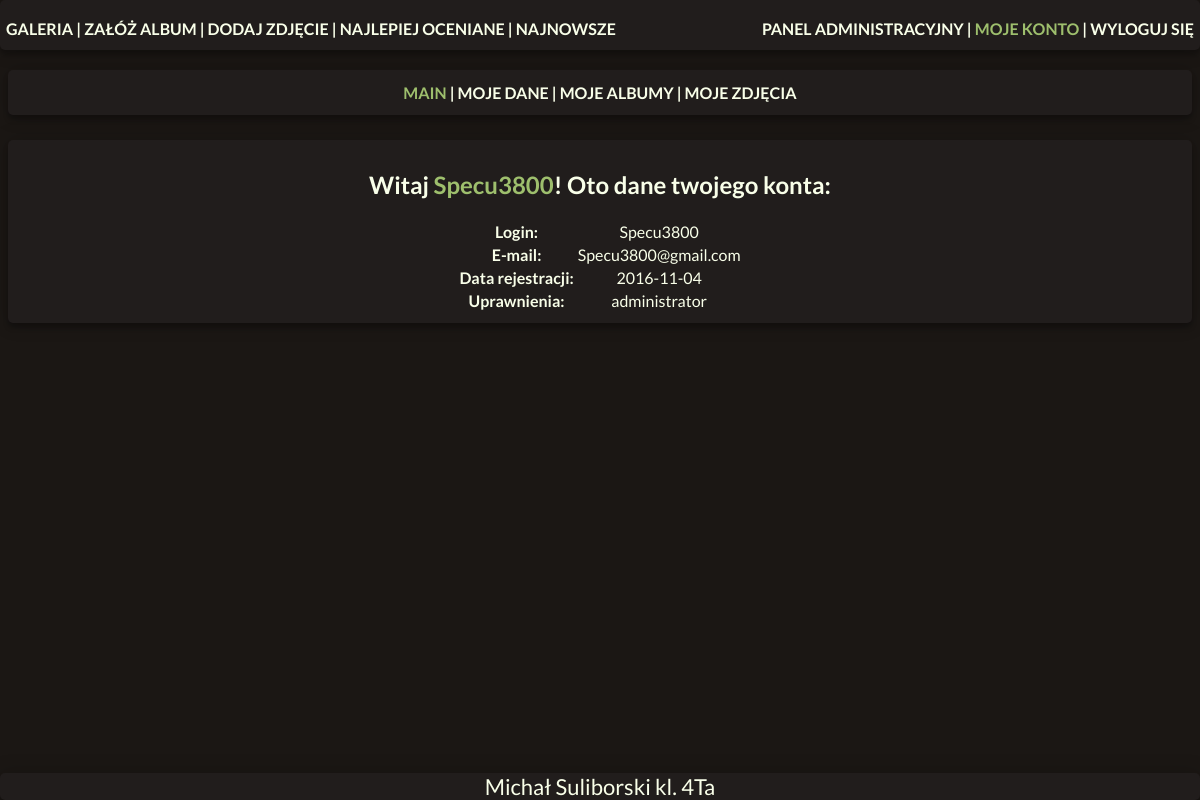
/index.php?page=konto (signed in), run on the app's committed database.
### tables this page shows
CREATE TABLE `uzytkownicy` (
  `id` int(11) NOT NULL,
  `login` varchar(20) NOT NULL,
  `haslo` varchar(32) NOT NULL,
  `email` varchar(128) NOT NULL,
  `zarejestrowany` date NOT NULL,
  `uprawnienia` enum('uzytkownik','moderator','administrator','') NOT NULL,
  `aktywny` tinyint(1) NOT NULL
);

### konto-main.php (the view, shortened to what this page needs)
<article>
	<div style="width: 800px; text-align: center; margin: auto;">
		<?php
			$searchForLoggedUserData = @mysqli_query($connection, "SELECT * FROM uzytkownicy WHERE login LIKE '".@$_SESSION['LOGGEDlogin']."' AND haslo LIKE '".@$_SESSION['LOGGEDpassword']."'");
			$userDataRow = mysqli_fetch_assoc($searchForLoggedUserData);
			echo "<h2> Witaj <a style='color: #9EBF6D; font-size: 24px'>" . $userDataRow['login'] . "</a>! Oto dane twojego konta:</h2>";
			echo "<table style='margin: 0 auto;'>";
			echo "<tr><th>Login: </th>				<th style='font-weight: normal;'>" . $userDataRow['login'] . "</th></tr>";
			echo "<tr><th>E-mail: </th>				<th style='font-weight: normal;'>" . $userDataRow['email'] . "</th></tr>";
			echo "<tr><th>Data rejestracji:</th>	<th style='font-weight: normal;'>" . $userDataRow['zarejestrowany'] . "</th></tr>";
			echo "<tr><th>Uprawnienia: </th>		<th style='font-weight: normal;'>" . $userDataRow['uprawnienia'] . "</th></tr>";
			echo "</table>";
		?>
	</div>
</article>

### css/style.css (style rules this page uses)
body { background-color: #1b1714; font-family: 'Lato', sans-serif; color: #F9FFE9; }
h2 { text-align: center; }
a { text-decoration: none; font-size: 16px; text-align: right; }
article { min-width: 52%; max-width: 1200px; margin: auto; margin-top: 25px; margin-bottom: 25px; padding-top: 10px; padding-bottom: 10px; background-color: #211d1c; border: 0; border-radius: 5px; box-sizing: border-box; box-shadow: 0 0 20px 0 rgba(0, 0, 0, 0.2), 0 5px 5px 0 rgba(0, 0, 0, 0.24); z-index: 1; }

### data on the page
uzytkownicy: login "Specu3800", email "Specu3800@gmail.com", zarejestrowany "2016-11-04", uprawnienia "administrator"
